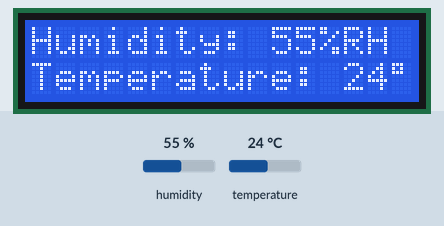
A sketch run on a simulated Arduino Uno, built with avr-gcc and run on an emulated ATmega328P. Parts: 16×2 character LCD. The inputs (shaded band) are chosen by the test bench; at power-on: humidity 55 %, temperature 24 °C.

Above: at 1.2 s.
1.3 s: humidity set to 22 %
At 2.5 s:
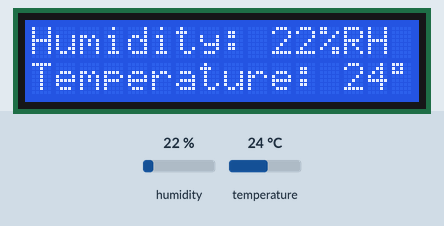
4.0 s: temperature set to 12 °C
At 4.5 s:
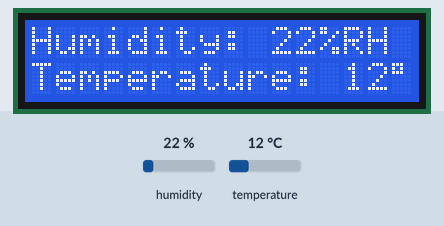
6.7 s: humidity set to 40 %
At 8.4 s:
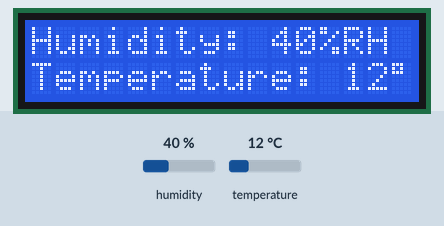
9.6 s: temperature set to 19 °C
At 10.4 s:
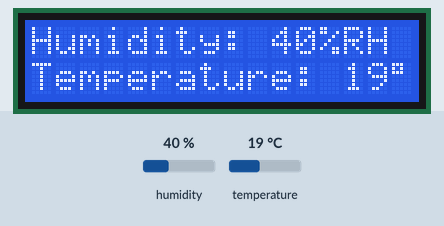
Timing chart, 0 to 12.6 s (numbered marks = the images above; inputs shaded):
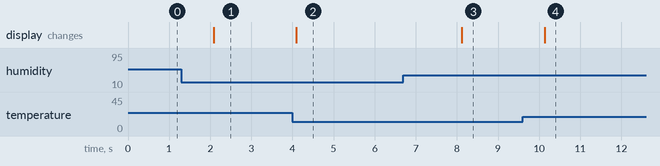

The sketch:

Sensor_DHT11v2.ino
```cpp
/*
  Arduino Temp Sensor Reader on LCD
  Dev: Roland Liedtke
  Date: 02/01/2025
  Sensor: DHT11
  Version: 2
*/

#include <LiquidCrystal.h>                    // LCD Library
#include <DHT.h>                              // DHT Sensors Library

const byte lcd_RS = 2;                        // LCD Pins
const byte lcd_EN = 3;
const byte lcd_D4 = 4;
const byte lcd_D5 = 5;
const byte lcd_D6 = 6;
const byte lcd_D7 = 7;
const byte lcd_COL = 16;                      // LCD Dimensions
const byte lcd_ROW = 2;

const byte DHT11_PIN = 8;                     // DHT11 Sensor Pin

LiquidCrystal lcd(lcd_RS, lcd_EN, lcd_D4, lcd_D5, lcd_D6, lcd_D7);
DHT dht;

void setup() {
  lcd.begin(lcd_COL,lcd_ROW);                                         // Initializes the interface to the LCD screen
  dht.setup(DHT11_PIN);
  Serial.begin(9600);
}


void loop() {

  int humidity = dht.getHumidity();                                   // Get humidity value
  int temperature = dht.getTemperature();                             // Get temperature value

  if(dht.getStatusString() == "OK") {
    lcd.home();
    lcd.print("Humidity: ");
    lcd.print(humidity);
    lcd.print("%RH ");

    lcd.setCursor(0,1);
    lcd.print("Temperature: ");
    lcd.print(temperature);
    lcd.print((char)223);
  } else {
    Serial.print("Error: ");
    Serial.println(dht.getStatusString());
  }

  delay(dht.getMinimumSamplingPeriod());
}
```

Measured:
- after the input at 1.3 s, the display: changes after 0.79 s (image 1)
- after the input at 4.0 s, the display: changes after 0.10 s (image 2)
- after the input at 6.7 s, the display: changes after 1.4 s (image 3)
- after the input at 9.6 s, the display: changes after 0.53 s (image 4)
